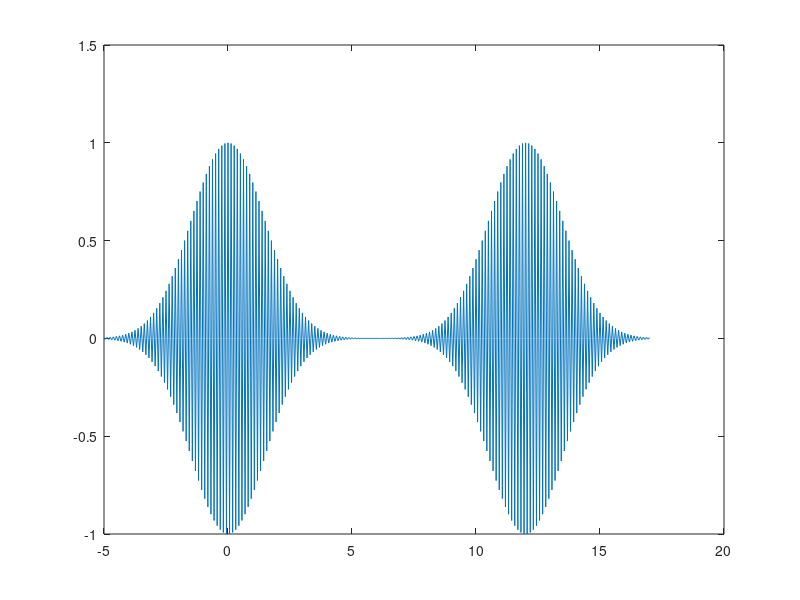
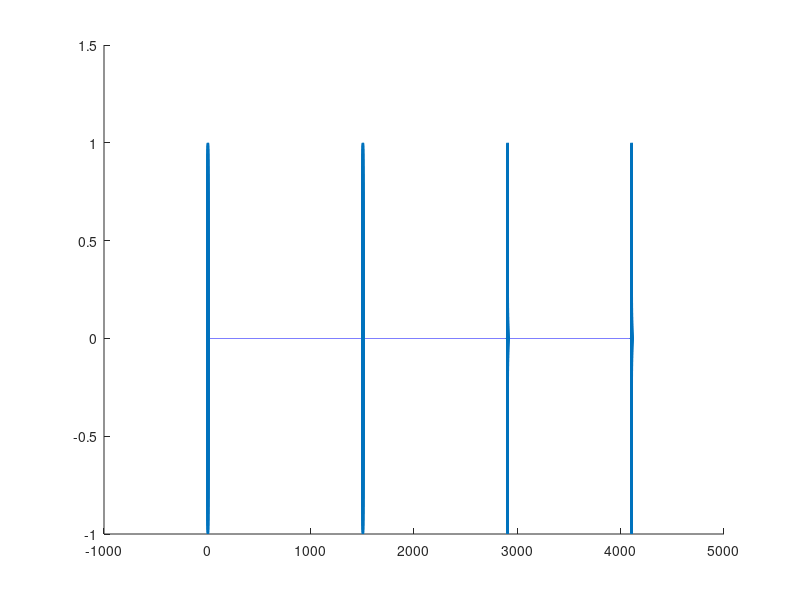
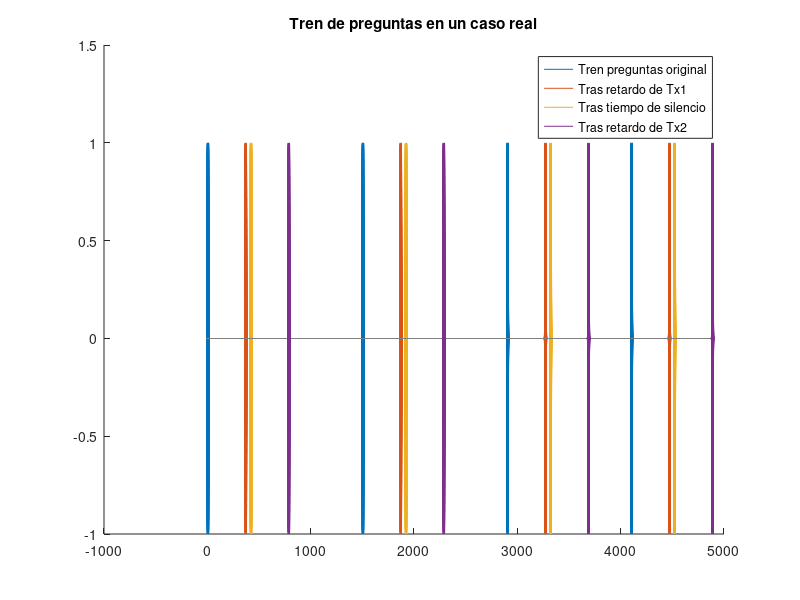

The MATLAB script that drew these images, in order:
clc;clear;close all;


% Teoria DME

% Para poder conocer la posición de un avión. Empleamos 2 etapas. Una de
% pregunta y una de respuesta.

% Pregunta es de señal_tx a DME

% Respuesta es de DME a señal rx.

            % El avión pregunta, el transpondedor responde al avión y a todos los que
            % estén en su área.

% Avion pregunta, llega a transponderdor. Responde y llega a todos los que
% preguntan y están en cobertura. El problema está en cómo se que es mi
% señal.

% Para cada frecuencia del transpondedor hay una frecuencia para hacer
% frecuencias. por lo que la frecuencia SOLO SIRVE para identificar a que
% DME estás preguntando.

% Empleamos polarización vertical por como vamos a colocar la antena en el
% avión. Además, nos vamos a asegurar de que no se ...

% Se coloca en una aleta de tiburon por debajo y atrás del avión. Mides la
% distancia mas corta. La hipotenusa.

frf = 1000;
fs  = 32e6;
% t = -5:((10^6)/fs):5; %siempre trabajamos en micro
t = (-5):((10^6)/fs):(5+12);

t0 =0; %Es donde lo centramos
sigma      = 3.5/(2*sqrt(2*log(2)));
envolvente = exp(-(t-t0).^2/(2*sigma^2));

pulso1 = envolvente.*cos(2*pi*frf*t);

% Generación segundo pulso
t0 = 12; %Es donde lo centramos
envolvente = exp(-(t-t0).^2/(2*sigma^2));

pulso2 = envolvente.*cos(2*pi*frf*t);



figure()
plot(t,(pulso1+pulso2))

% la separación nos indica qué tipo de pregunta uso. Ya que existen
% militares y civiles, por lo que la separación entte pulsos marca si es
% militar o no. En este caso es militar, es X.

% Si la separació es 36 es civil.

% La idea de mandar un par de pulsos nos sirve para identificar la pregunta
% que estoy haciendo.
% 
% La cosa es que no vamos a mandar 1 pregunta, sino un tren de ellas. La
% idea es que la separación entre preguntas sea aleatoria. Esta secuencia
% aleatoria SOLO LA CONOCE el avión. De hecho esta es la forma que tiene el
% avión para saber que es para él.
% 
% Estos espacios entre pulsos X1-X2 tienen un margen. Si es de 120-150 es
% modo búsqueda. Ya que nos interesa saber donde está. No es un valor fijo,
% alterna entre este valor.
% 
% El siguiente paso es seguimiento, hacemos [24-30] preguntas por segundo.


%% TREN DE PREGUNTAS

t = -5:((10^6)/fs):4120;

t0         = [0, 1500, 2900, 4100]
t0_segundo = t0 +12;
senal =0;
figure()
hold on
for i=1:size(t0,2)    
    envolvente = exp(-(t-t0(i)).^2/(2*sigma^2));
    
    pulso1     = envolvente.*cos(2*pi*frf*t);      
    
    envolvente = exp(-(t-t0_segundo(i)).^2/(2*sigma^2));

    pulso2 = envolvente.*cos(2*pi*frf*t);
    senal  = senal+ pulso1 + pulso2;
end
plot(t,senal)

%% RETARDO TOTAL CAMINO IDA

% DME = 95MS + 5MB = 95*30+5*150-3600 -->0.277ms


Retardo_total = (2*110000*1E6/3E8)+50;

% Por cada prgunta espero 50us sin hacer nada. Ya que no podemos esperar
% una respuesta antes al retrasar el DME 50us.
% Esto se llama espacio vacío.

% --50us--|--4x20us--|
% Debo ir moviendo esta ventana para ir viendo las respuestas. Pero el
% ridmo de la ventana es 18Km/seg.

% Da tiempo a  ver el mísmo huevo diversas veces. Esto se hace para poder
% encontrar mi patrón. Es decir, deben haber unos en cada ventanaa. Sino no
% se adapta a mi anchura.

% Distancia = (retardo*C)/2; El 2 es porque es ida y vuelta.
Distancia = (20e-6*3e8)/2

distancia_que_ver = [Distancia, 2*Distancia, 3*Distancia, 4*Distancia]
% Esta 1/6;

% preguntas recibidas en caso maximo 3600.*[500e-6, 100e-6]
% Recibimos menos de todas, porque de forma aleatoria sólo 1.8/0.36 son
% mías. Ya que contesta al tren de preguntas, formada por 4.

% Solo habrá casi tantas respuestas como preguntas cuando la posición sea a
% la que está el radiofaro. La ventana la mueve donde esperas que esté el
% radiofaro.

% En caso modo búsqueda, como mucho vas a recibir 2 respuestas. La cosa es
% buscar una posición de la ventana en la cual tengamos muchas respuestas.


% 18km/s *tiempo_parada = Distancia


% Para poder detectar con precisión en DME, genero un pulso con una
% pendiente muy grande a la subida y muy relajada a la bajada. De forma que
% compensamos el ancho de banda. Nos interesa la zona de pendiente lineal.

%%

% Preguntas hechas
% 
% recibidas transpondedor
% 50u6
% generadas por él
% 
% recibidas por avión.


% Al tren de preguntas hay que añadir el viaje de ida, el retardo
% transpondedor, y el viaje vuelta.

% DME a 110 Km

%% TREN DE PREGUNTAS

frf = 1000;
fs  = 32e6;
sigma      = 3.5/(2*sqrt(2*log(2)));


% Añado el tiempo total que necesito para considerar los retardos
Distancia_avion_transpondedor = 110; % Km
Retardo_avion_transpondedor   = (Distancia_avion_transpondedor*1E9/3E8);

tiempo_silencio  = 50;
Tiempo_adicional = 2*Retardo_avion_transpondedor + tiempo_silencio;


t = -5:((10^6)/fs):(4120+Tiempo_adicional);

t0         = [0, 1500, 2900, 4100]
t0_segundo = t0 +12;
tren_preguntas =0;

figure()
hold on

for i=1:size(t0,2)    
    envolvente = exp(-(t-t0(i)).^2/(2*sigma^2));
    
    pulso1     = envolvente.*cos(2*pi*frf*t);      
    
    envolvente = exp(-(t-t0_segundo(i)).^2/(2*sigma^2));

    pulso2 = envolvente.*cos(2*pi*frf*t);
    tren_preguntas  = tren_preguntas+ pulso1 + pulso2;
end

plot(t,tren_preguntas)

%% TREN DE PREGUNTAS EN TRANSPONDEDOR

tren_preguntas_retardoTx1 = 0;
for i=1:size(t0,2)    
    envolvente = exp(-(t-(t0(i)+Retardo_avion_transpondedor)).^2/(2*sigma^2));
    
    pulso1     = envolvente.*cos(2*pi*frf*t);      
    
    envolvente = exp(-(t-(t0_segundo(i)+Retardo_avion_transpondedor)).^2/(2*sigma^2));

    pulso2 = envolvente.*cos(2*pi*frf*t);
    tren_preguntas_retardoTx1  = tren_preguntas_retardoTx1+ pulso1 + pulso2;
end



plot(t,tren_preguntas_retardoTx1)

%% TREN DE PREGUNTAS TRAS LOS 50US DE SILENCIO

tren_preguntas_tras_silencio = 0;
for i=1:size(t0,2)    
    envolvente = exp(-(t-(t0(i)+Retardo_avion_transpondedor + tiempo_silencio)).^2 ...
        /(2*sigma^2));
    
    pulso1     = envolvente.*cos(2*pi*frf*t);      
    
    envolvente = exp(-(t-(t0_segundo(i)+Retardo_avion_transpondedor + tiempo_silencio)).^2 ...
        /(2*sigma^2));

    pulso2 = envolvente.*cos(2*pi*frf*t);
    tren_preguntas_tras_silencio  = tren_preguntas_tras_silencio+ pulso1 + pulso2;
end


plot(t,tren_preguntas_tras_silencio)

%% TREN DE PREGUNTAS TRAS TX2

tren_preguntas_retardoTx2 = 0;
for i=1:size(t0,2)    
    envolvente = exp(-(t-(t0(i)+2*Retardo_avion_transpondedor + tiempo_silencio)).^2 ...
        /(2*sigma^2));
    
    pulso1     = envolvente.*cos(2*pi*frf*t);      
    
    envolvente = exp(-(t-(t0_segundo(i)+2*Retardo_avion_transpondedor + tiempo_silencio)).^2 ...
        /(2*sigma^2));

    pulso2 = envolvente.*cos(2*pi*frf*t);
    tren_preguntas_retardoTx2  = tren_preguntas_retardoTx2+ pulso1 + pulso2;
end


plot(t,tren_preguntas_retardoTx2)
legend("Tren preguntas original","Tras retardo de Tx1","Tras tiempo de silencio","Tras retardo de Tx2");
title("Tren de preguntas en un caso real");